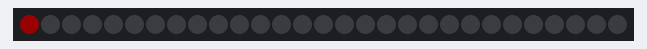
Bench run of a sketch on a simulated ESP32. Shown: 29 RGB LEDs in strip order, left to right. Dim RGB values are drawn brighter than linear.

Above: at 0.1 s.
At 3.6 s:
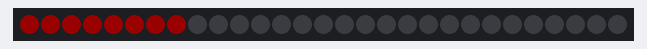
At 7.1 s:
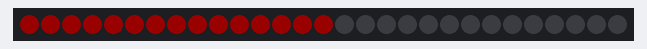
At 10.6 s:
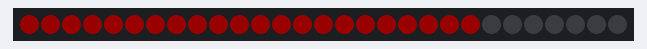
At 14.1 s:
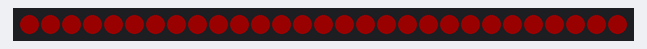
At 16.6 s:
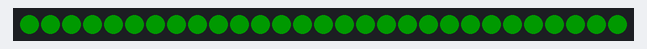

Measured:
- by itself, everything shown: repeats every 18.5 s, in 32 steps
- what the display in image 4 shows lasts 0.5 s, from 14.0 s to 14.5 s
- what the display in image 5 shows lasts 1.0 s, from 16.5 s to 17.5 s

The sketch:

testNeoPixel.ino
```cpp
#include <Adafruit_NeoPixel.h>

#define PIN_NEO_PIXEL 13   // The ESP32 pin GPIO16 connected to NeoPixel
#define NUM_PIXELS 29     // The number of LEDs (pixels) on NeoPixel LED strip

Adafruit_NeoPixel NeoPixel(NUM_PIXELS, PIN_NEO_PIXEL, NEO_GRB + NEO_KHZ800);

void setup() {
  NeoPixel.begin();  // initialize NeoPixel strip object (REQUIRED)
  NeoPixel.setBrightness(25);
}

void loop() {
  NeoPixel.clear();  // set all pixel colors to 'off'. It only takes effect if pixels.show() is called

  // turn pixels to red one-by-one with delay between each pixel
  for (int pixel = 0; pixel < NUM_PIXELS; pixel++) {           // for each pixel
    NeoPixel.setPixelColor(pixel, NeoPixel.Color(255, 0, 0));  // it only takes effect if pixels.show() is called
    NeoPixel.show();                                           // update to the NeoPixel Led Strip

    delay(500);  // 500ms pause between each pixel
  }

  // turn off all pixels for two seconds
  NeoPixel.clear();
  NeoPixel.show();  // update to the NeoPixel Led Strip
  delay(2000);      // 2 seconds off time

  // turn on all pixels to green at the same time for two seconds
  for (int pixel = 0; pixel < NUM_PIXELS; pixel++) {           // for each pixel
    NeoPixel.setPixelColor(pixel, NeoPixel.Color(0, 255, 0));  // it only takes effect if pixels.show() is called
  }
  NeoPixel.show();  // update to the NeoPixel Led Strip
  delay(1000);      // 1 second on time

  // turn off all pixels for one seconds
  NeoPixel.clear();
  NeoPixel.show();  // update to the NeoPixel Led Strip
  delay(1000);      // 1 second off time
}
```
